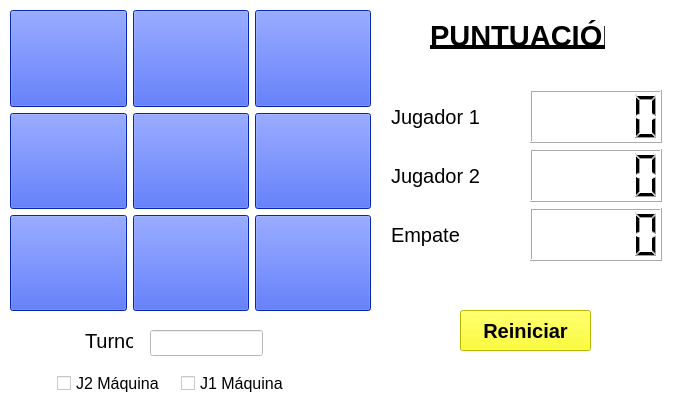
<?xml version="1.0" encoding="UTF-8"?>
<ui version="4.0">
 <class>wPrincipal</class>
 <widget class="QWidget" name="wPrincipal">
  <property name="windowModality">
   <enum>Qt::NonModal</enum>
  </property>
  <property name="enabled">
   <bool>true</bool>
  </property>
  <property name="geometry">
   <rect>
    <x>0</x>
    <y>0</y>
    <width>680</width>
    <height>418</height>
   </rect>
  </property>
  <property name="cursor">
   <cursorShape>PointingHandCursor</cursorShape>
  </property>
  <property name="windowTitle">
   <string>3 en Raya</string>
  </property>
  <property name="styleSheet">
   <string notr="true">background-color: rgb(255, 255, 255);</string>
  </property>
  <widget class="QLabel" name="lPuntuacion">
   <property name="geometry">
    <rect>
     <x>430</x>
     <y>20</y>
     <width>175</width>
     <height>31</height>
    </rect>
   </property>
   <property name="font">
    <font>
     <pointsize>22</pointsize>
     <weight>75</weight>
     <bold>true</bold>
     <underline>true</underline>
    </font>
   </property>
   <property name="text">
    <string>PUNTUACIÓN</string>
   </property>
  </widget>
  <widget class="QPushButton" name="bReiniciar">
   <property name="geometry">
    <rect>
     <x>460</x>
     <y>310</y>
     <width>131</width>
     <height>41</height>
    </rect>
   </property>
   <property name="font">
    <font>
     <pointsize>15</pointsize>
     <weight>75</weight>
     <bold>true</bold>
    </font>
   </property>
   <property name="styleSheet">
    <string notr="true">background-color: rgb(255, 255, 0);</string>
   </property>
   <property name="text">
    <string>Reiniciar</string>
   </property>
  </widget>
  <widget class="QWidget" name="layoutWidget">
   <property name="geometry">
    <rect>
     <x>10</x>
     <y>10</y>
     <width>361</width>
     <height>301</height>
    </rect>
   </property>
   <layout class="QGridLayout" name="glTablero">
    <item row="1" column="2">
     <widget class="QPushButton" name="b1_2">
      <property name="enabled">
       <bool>true</bool>
      </property>
      <property name="sizePolicy">
       <sizepolicy hsizetype="Expanding" vsizetype="Fixed">
        <horstretch>0</horstretch>
        <verstretch>0</verstretch>
       </sizepolicy>
      </property>
      <property name="font">
       <font>
        <pointsize>60</pointsize>
        <weight>75</weight>
        <bold>true</bold>
       </font>
      </property>
      <property name="focusPolicy">
       <enum>Qt::NoFocus</enum>
      </property>
      <property name="styleSheet">
       <string notr="true">color:rgb(255, 255, 255);
background-color:rgb(8, 50, 255);

</string>
      </property>
      <property name="text">
       <string/>
      </property>
     </widget>
    </item>
    <item row="2" column="2">
     <widget class="QPushButton" name="b2_2">
      <property name="enabled">
       <bool>true</bool>
      </property>
      <property name="sizePolicy">
       <sizepolicy hsizetype="Expanding" vsizetype="Fixed">
        <horstretch>0</horstretch>
        <verstretch>0</verstretch>
       </sizepolicy>
      </property>
      <property name="font">
       <font>
        <pointsize>60</pointsize>
        <weight>75</weight>
        <bold>true</bold>
       </font>
      </property>
      <property name="focusPolicy">
       <enum>Qt::NoFocus</enum>
      </property>
      <property name="styleSheet">
       <string notr="true">color:rgb(255, 255, 255);
background-color:rgb(8, 50, 255);

</string>
      </property>
      <property name="text">
       <string/>
      </property>
     </widget>
    </item>
    <item row="1" column="0">
     <widget class="QPushButton" name="b1_0">
      <property name="enabled">
       <bool>true</bool>
      </property>
      <property name="sizePolicy">
       <sizepolicy hsizetype="Expanding" vsizetype="Fixed">
        <horstretch>0</horstretch>
        <verstretch>0</verstretch>
       </sizepolicy>
      </property>
      <property name="font">
       <font>
        <pointsize>60</pointsize>
        <weight>75</weight>
        <bold>true</bold>
       </font>
      </property>
      <property name="focusPolicy">
       <enum>Qt::NoFocus</enum>
      </property>
      <property name="styleSheet">
       <string notr="true">color:rgb(255, 255, 255);
background-color:rgb(8, 50, 255);

</string>
      </property>
      <property name="text">
       <string/>
      </property>
     </widget>
    </item>
    <item row="0" column="2">
     <widget class="QPushButton" name="b0_2">
      <property name="enabled">
       <bool>true</bool>
      </property>
      <property name="sizePolicy">
       <sizepolicy hsizetype="Expanding" vsizetype="Fixed">
        <horstretch>0</horstretch>
        <verstretch>0</verstretch>
       </sizepolicy>
      </property>
      <property name="font">
       <font>
        <pointsize>60</pointsize>
        <weight>75</weight>
        <bold>true</bold>
       </font>
      </property>
      <property name="focusPolicy">
       <enum>Qt::NoFocus</enum>
      </property>
      <property name="styleSheet">
       <string notr="true">color:rgb(255, 255, 255);
background-color:rgb(8, 50, 255);

</string>
      </property>
      <property name="text">
       <string/>
      </property>
     </widget>
    </item>
    <item row="2" column="1">
     <widget class="QPushButton" name="b2_1">
      <property name="enabled">
       <bool>true</bool>
      </property>
      <property name="sizePolicy">
       <sizepolicy hsizetype="Expanding" vsizetype="Fixed">
        <horstretch>0</horstretch>
        <verstretch>0</verstretch>
       </sizepolicy>
      </property>
      <property name="font">
       <font>
        <pointsize>60</pointsize>
        <weight>75</weight>
        <bold>true</bold>
       </font>
      </property>
      <property name="focusPolicy">
       <enum>Qt::NoFocus</enum>
      </property>
      <property name="styleSheet">
       <string notr="true">color:rgb(255, 255, 255);
background-color:rgb(8, 50, 255);

</string>
      </property>
      <property name="text">
       <string/>
      </property>
     </widget>
    </item>
    <item row="0" column="0">
     <widget class="QPushButton" name="b0_0">
      <property name="enabled">
       <bool>true</bool>
      </property>
      <property name="sizePolicy">
       <sizepolicy hsizetype="Expanding" vsizetype="Fixed">
        <horstretch>0</horstretch>
        <verstretch>0</verstretch>
       </sizepolicy>
      </property>
      <property name="font">
       <font>
        <pointsize>60</pointsize>
        <weight>75</weight>
        <bold>true</bold>
       </font>
      </property>
      <property name="focusPolicy">
       <enum>Qt::NoFocus</enum>
      </property>
      <property name="styleSheet">
       <string notr="true">color:rgb(255, 255, 255);
background-color:rgb(8, 50, 255);

</string>
      </property>
      <property name="text">
       <string/>
      </property>
     </widget>
    </item>
    <item row="2" column="0">
     <widget class="QPushButton" name="b2_0">
      <property name="enabled">
       <bool>true</bool>
      </property>
      <property name="sizePolicy">
       <sizepolicy hsizetype="Expanding" vsizetype="Fixed">
        <horstretch>0</horstretch>
        <verstretch>0</verstretch>
       </sizepolicy>
      </property>
      <property name="font">
       <font>
        <pointsize>60</pointsize>
        <weight>75</weight>
        <bold>true</bold>
       </font>
      </property>
      <property name="focusPolicy">
       <enum>Qt::NoFocus</enum>
      </property>
      <property name="styleSheet">
       <string notr="true">color:rgb(255, 255, 255);
background-color:rgb(8, 50, 255);

</string>
      </property>
      <property name="text">
       <string/>
      </property>
     </widget>
    </item>
    <item row="0" column="1">
     <widget class="QPushButton" name="b0_1">
      <property name="enabled">
       <bool>true</bool>
      </property>
      <property name="sizePolicy">
       <sizepolicy hsizetype="Expanding" vsizetype="Fixed">
        <horstretch>0</horstretch>
        <verstretch>0</verstretch>
       </sizepolicy>
      </property>
      <property name="font">
       <font>
        <pointsize>60</pointsize>
        <weight>75</weight>
        <bold>true</bold>
       </font>
      </property>
      <property name="focusPolicy">
       <enum>Qt::NoFocus</enum>
      </property>
      <property name="styleSheet">
       <string notr="true">color:rgb(255, 255, 255);
background-color:rgb(8, 50, 255);

</string>
      </property>
      <property name="text">
       <string/>
      </property>
     </widget>
    </item>
    <item row="1" column="1">
     <widget class="QPushButton" name="b1_1">
      <property name="enabled">
       <bool>true</bool>
      </property>
      <property name="sizePolicy">
       <sizepolicy hsizetype="Expanding" vsizetype="Fixed">
        <horstretch>0</horstretch>
        <verstretch>0</verstretch>
       </sizepolicy>
      </property>
      <property name="font">
       <font>
        <pointsize>60</pointsize>
        <weight>75</weight>
        <bold>true</bold>
       </font>
      </property>
      <property name="focusPolicy">
       <enum>Qt::NoFocus</enum>
      </property>
      <property name="styleSheet">
       <string notr="true">color:rgb(255, 255, 255);
background-color:rgb(8, 50, 255);

</string>
      </property>
      <property name="text">
       <string/>
      </property>
     </widget>
    </item>
   </layout>
  </widget>
  <widget class="QWidget" name="layoutWidget">
   <property name="geometry">
    <rect>
     <x>57</x>
     <y>363</y>
     <width>241</width>
     <height>41</height>
    </rect>
   </property>
   <layout class="QHBoxLayout" name="lEleccionMaquina">
    <item>
     <widget class="QCheckBox" name="cbMaquina2">
      <property name="font">
       <font>
        <pointsize>12</pointsize>
       </font>
      </property>
      <property name="text">
       <string>J2 Máquina</string>
      </property>
     </widget>
    </item>
    <item>
     <widget class="QCheckBox" name="cbMaquina1">
      <property name="font">
       <font>
        <pointsize>12</pointsize>
       </font>
      </property>
      <property name="text">
       <string>J1 Máquina</string>
      </property>
      <property name="tristate">
       <bool>false</bool>
      </property>
     </widget>
    </item>
   </layout>
  </widget>
  <widget class="QLabel" name="eTurno">
   <property name="geometry">
    <rect>
     <x>85</x>
     <y>330</y>
     <width>48</width>
     <height>21</height>
    </rect>
   </property>
   <property name="font">
    <font>
     <pointsize>15</pointsize>
    </font>
   </property>
   <property name="text">
    <string>Turno</string>
   </property>
  </widget>
  <widget class="QWidget" name="layoutWidget">
   <property name="geometry">
    <rect>
     <x>391</x>
     <y>90</y>
     <width>271</width>
     <height>171</height>
    </rect>
   </property>
   <layout class="QGridLayout" name="glPuntuacion">
    <item row="0" column="0">
     <widget class="QLabel" name="eJugador1">
      <property name="font">
       <font>
        <pointsize>15</pointsize>
       </font>
      </property>
      <property name="text">
       <string>Jugador 1</string>
      </property>
     </widget>
    </item>
    <item row="0" column="1">
     <widget class="QLCDNumber" name="lcdJugador1">
      <property name="font">
       <font>
        <pointsize>11</pointsize>
       </font>
      </property>
      <property name="value" stdset="0">
       <double>0.000000000000000</double>
      </property>
     </widget>
    </item>
    <item row="1" column="0">
     <widget class="QLabel" name="eJugador2">
      <property name="font">
       <font>
        <pointsize>15</pointsize>
       </font>
      </property>
      <property name="text">
       <string>Jugador 2</string>
      </property>
     </widget>
    </item>
    <item row="1" column="1">
     <widget class="QLCDNumber" name="lcdJugador2"/>
    </item>
    <item row="2" column="0">
     <widget class="QLabel" name="eEmpate">
      <property name="font">
       <font>
        <pointsize>15</pointsize>
       </font>
      </property>
      <property name="text">
       <string>Empate</string>
      </property>
     </widget>
    </item>
    <item row="2" column="1">
     <widget class="QLCDNumber" name="lcdEmpate"/>
    </item>
   </layout>
  </widget>
  <widget class="QLineEdit" name="leTurno">
   <property name="geometry">
    <rect>
     <x>150</x>
     <y>330</y>
     <width>113</width>
     <height>26</height>
    </rect>
   </property>
   <property name="font">
    <font>
     <pointsize>12</pointsize>
     <weight>75</weight>
     <italic>true</italic>
     <bold>true</bold>
    </font>
   </property>
   <property name="text">
    <string/>
   </property>
  </widget>
  <zorder>layoutWidget</zorder>
  <zorder>layoutWidget</zorder>
  <zorder>layoutWidget</zorder>
  <zorder>lPuntuacion</zorder>
  <zorder>bReiniciar</zorder>
  <zorder>eTurno</zorder>
  <zorder>leTurno</zorder>
 </widget>
 <resources/>
 <connections/>
 <slots>
  <slot>pincharBoton()</slot>
 </slots>
</ui>
